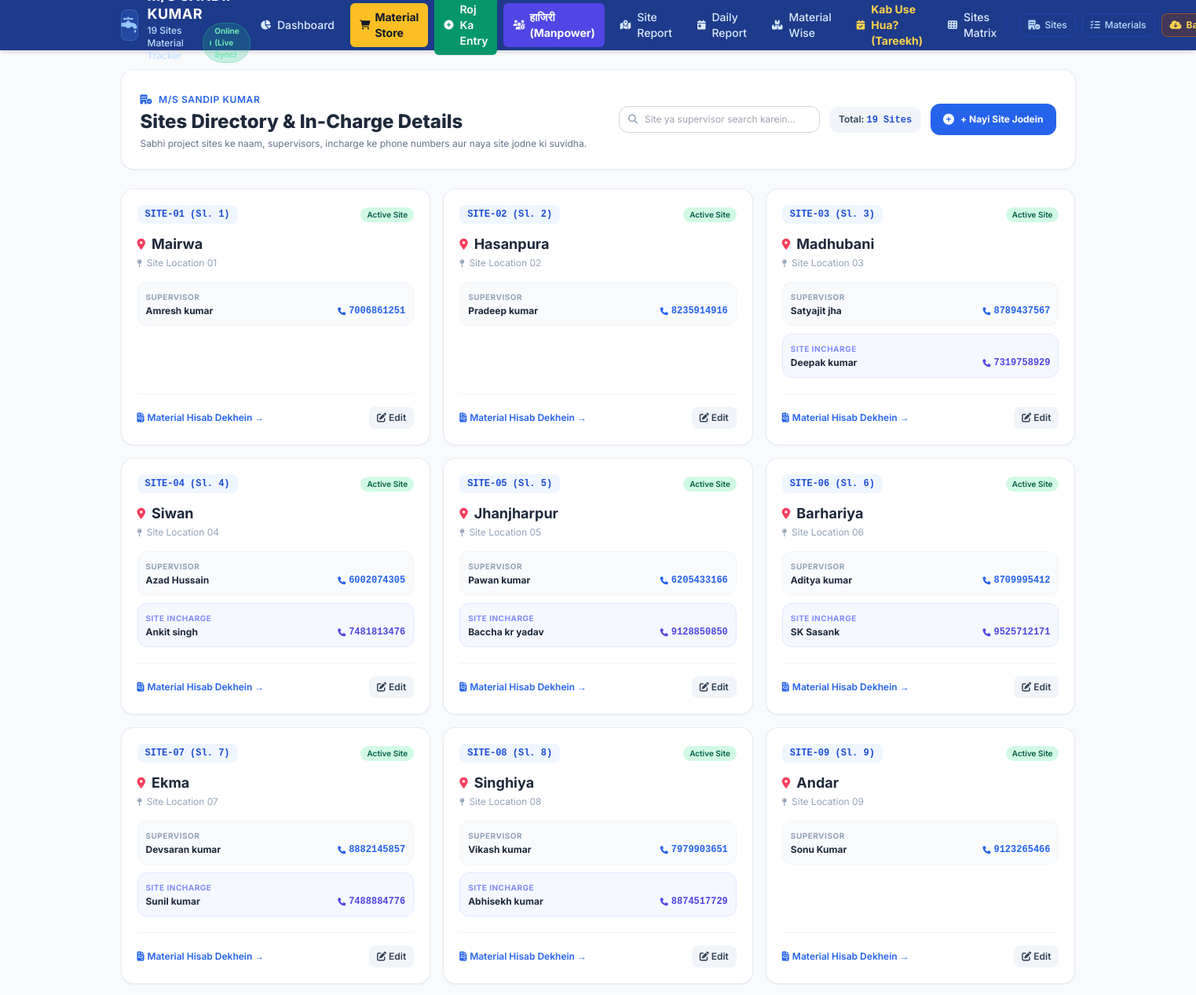
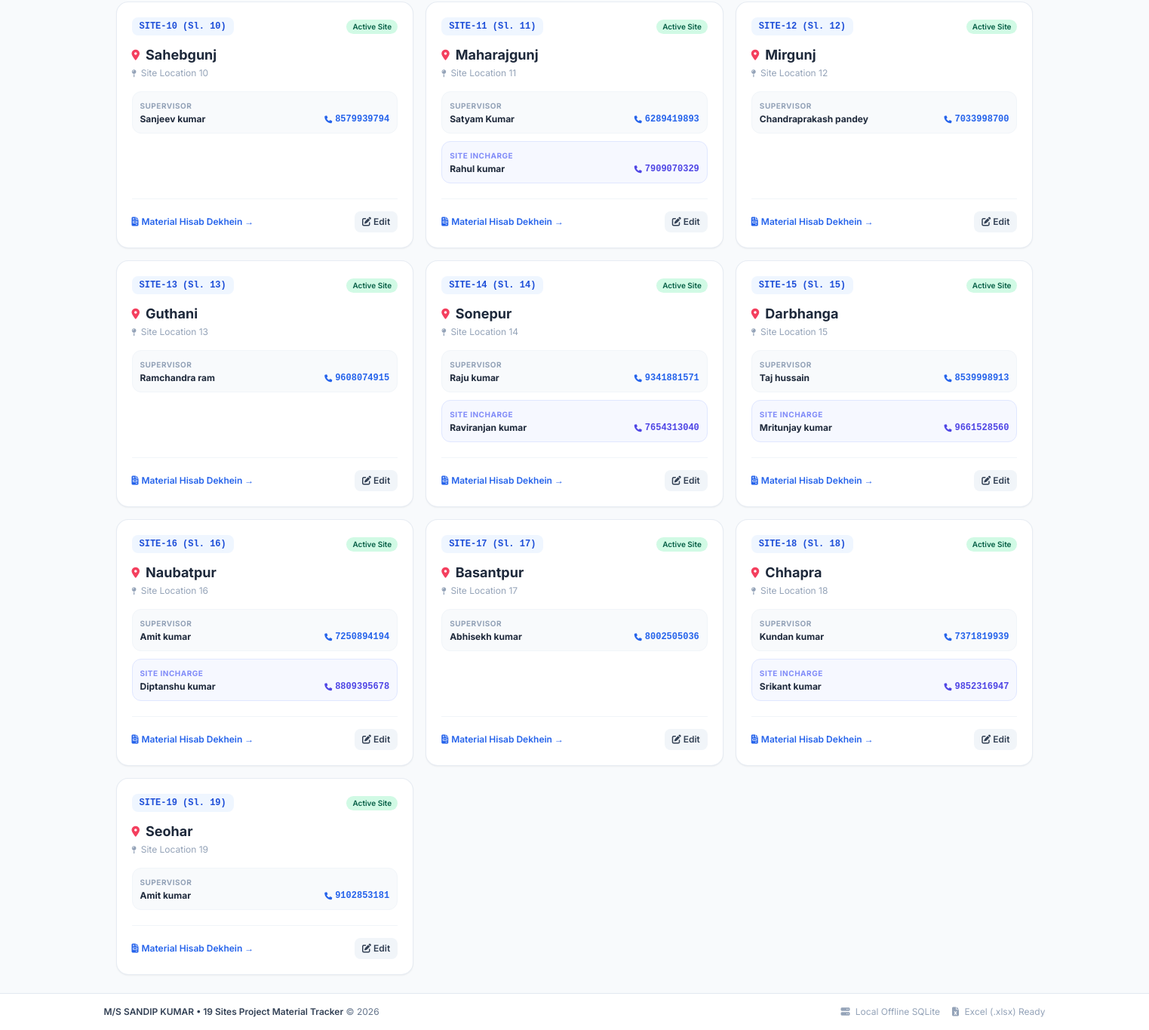
Before: /sites with the older database file (2 pictures, top to bottom).
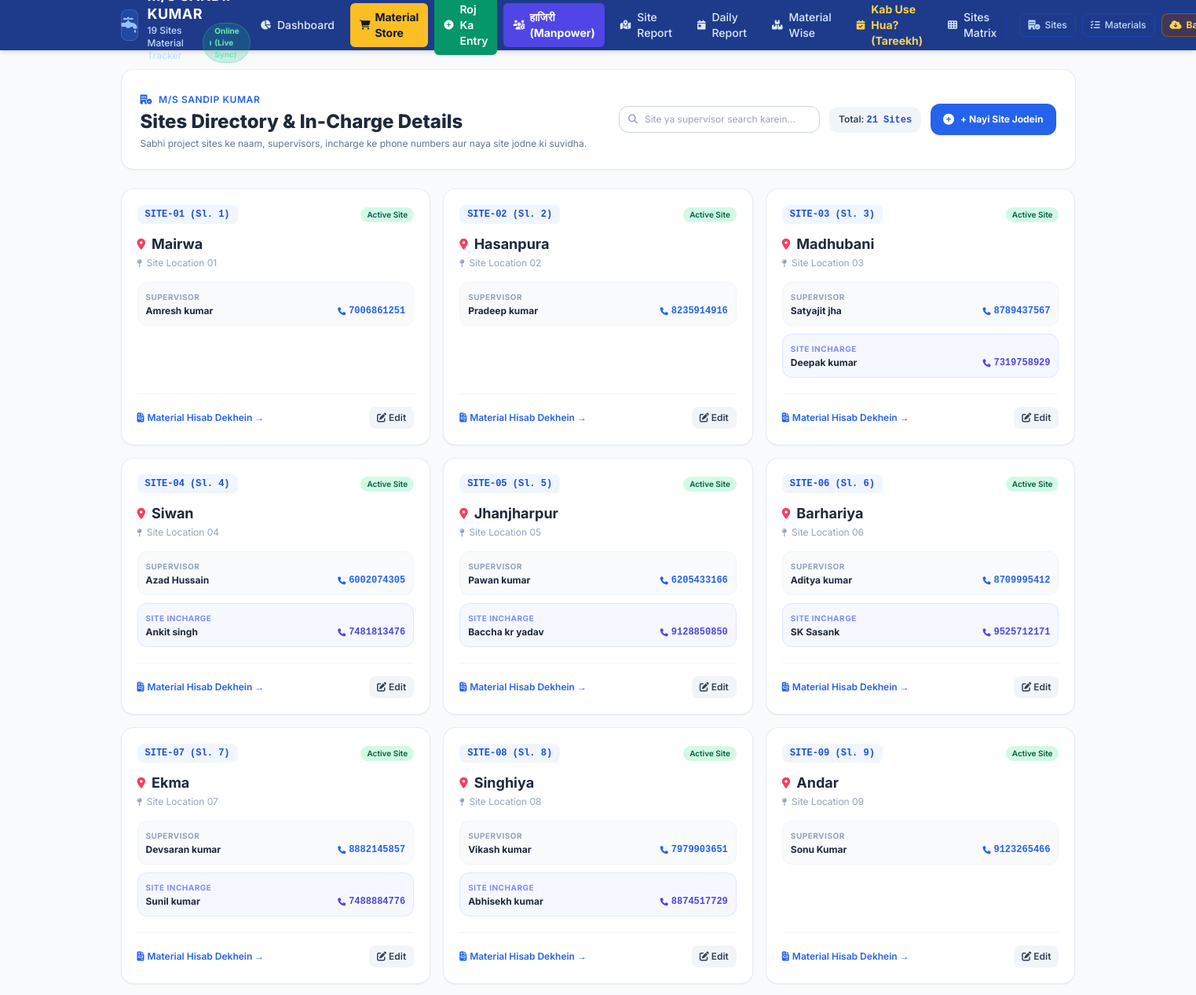
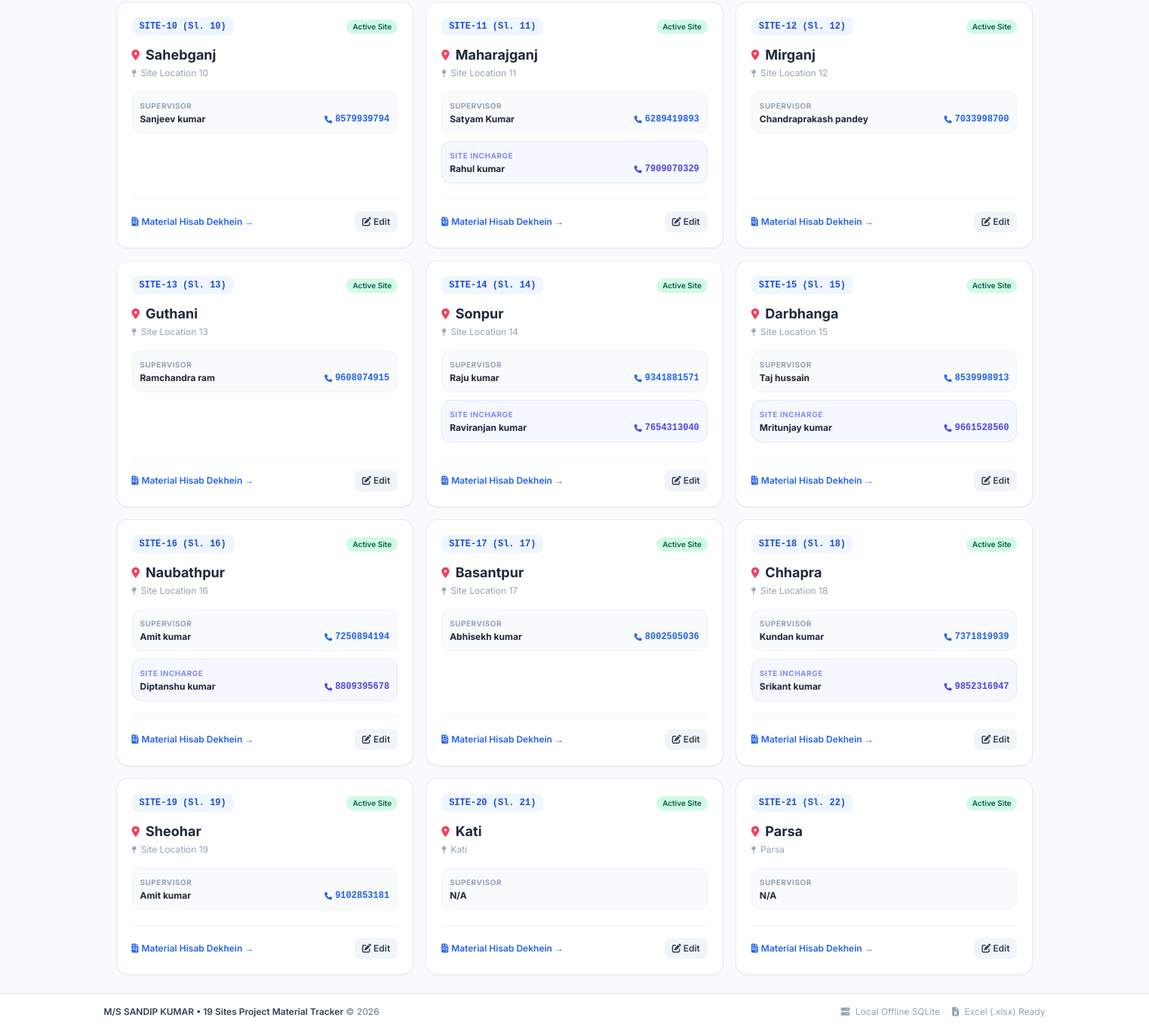
After: the same page with the newer database file (2 pictures, top to bottom).
### tables this page shows
CREATE TABLE sites (
        id INTEGER PRIMARY KEY AUTOINCREMENT,
        code TEXT UNIQUE NOT NULL,
        name TEXT NOT NULL,
        location TEXT,
        supervisor TEXT,
        contact TEXT,
        status TEXT DEFAULT 'Active',
        created_at TIMESTAMP DEFAULT CURRENT_TIMESTAMP
    , incharge TEXT, incharge_phone TEXT);

### app.py (the view)
@app.route("/sites")
def sites_list():
    sites = database.get_all_sites()
    return render_template("sites.html", sites=sites)

### app.py (called while the page is built)
@app.context_processor
def inject_common():
    return {
        "current_date": datetime.date.today().strftime("%Y-%m-%d"),
        "now_year": datetime.date.today().year
    }

@app.after_request
def add_cors_headers(response):
    response.headers["Access-Control-Allow-Origin"] = "*"
    response.headers["Access-Control-Allow-Methods"] = "GET, POST, OPTIONS"
    response.headers["Access-Control-Allow-Headers"] = "Content-Type"
    return response

### database.py (called while the page is built)
def get_db():
    conn = sqlite3.connect(DB_PATH)
    conn.row_factory = sqlite3.Row
    return conn

def get_all_sites():
    conn = get_db()
    cursor = conn.cursor()
    cursor.execute("SELECT * FROM sites ORDER BY id ASC")
    sites = [dict(row) for row in cursor.fetchall()]
    conn.close()
    return sites

### templates/sites.html (shortened to what this page needs)
{% extends "base.html" %}
{% block content %}
<div class="space-y-6">
    <div class="bg-white rounded-2xl p-6 border border-slate-200/80 shadow-sm flex flex-col md:flex-row md:items-center justify-between gap-4">
        <div>
            <div class="inline-flex items-center gap-2 text-xs font-semibold text-blue-600 uppercase tracking-wider mb-1">
                <i class="fa-solid fa-building-circle-check"></i> M/S SANDIP KUMAR
            </div>
            <h1 class="text-2xl font-extrabold text-slate-800">Sites Directory & In-Charge Details</h1>
            <p class="text-xs text-slate-500 mt-1">
                Sabhi project sites ke naam, supervisors, incharge ke phone numbers aur naya site jodne ki suvidha.
            </p>
        </div>
        <div class="flex flex-wrap items-center gap-3">
            <div class="relative">
                <i class="fa-solid fa-magnifying-glass absolute left-3 top-1/2 -translate-y-1/2 text-slate-400 text-xs"></i>
                <input type="text" id="siteSearchInput" onkeyup="filterSites()" placeholder="Site ya supervisor search karein..." class="pl-8 pr-3 py-2 rounded-xl border border-slate-300 text-xs text-slate-700 focus:border-blue-500 focus:ring-1 focus:ring-blue-500 w-48 sm:w-64">
            </div>
            <div class="px-3 py-2 rounded-xl bg-slate-100 text-xs font-semibold text-slate-700">
                Total: <span id="siteCount" class="font-bold text-blue-700 font-mono">{{ sites|length }} Sites</span>
            </div>
            <button onclick="openAddSiteModal()" class="px-4 py-2.5 rounded-xl bg-blue-600 hover:bg-blue-700 text-white text-xs font-bold shadow-sm transition flex items-center gap-2">
                <i class="fa-solid fa-plus-circle text-sm"></i>
                <span>+ Nayi Site Jodein</span>
            </button>
        </div>
    </div>
    <div id="sitesGrid" class="grid grid-cols-1 sm:grid-cols-2 lg:grid-cols-3 gap-4">
        {% for s in sites %}
        <div class="site-card bg-white rounded-2xl p-5 border border-slate-200/80 shadow-sm hover:border-blue-400 hover:shadow-md transition flex flex-col justify-between"
             data-name="{{ s.name|lower }}"
             data-supervisor="{{ (s.supervisor or '')|lower }}"
             data-incharge="{{ (s.incharge or '')|lower }}"
             data-code="{{ s.code|lower }}"
             data-location="{{ (s.location or '')|lower }}">
            <div>
                <div class="flex items-center justify-between">
                    <span class="px-2.5 py-1 rounded-lg bg-blue-50 text-blue-700 font-mono text-xs font-bold">{{ s.code }} (Sl. {{ s.id }})</span>
                    <span class="px-2 py-0.5 rounded-full bg-emerald-100 text-emerald-800 text-[10px] font-semibold">Active Site</span>
                </div>
                <h3 class="text-lg font-bold text-slate-800 mt-3 flex items-center gap-2">
                    <i class="fa-solid fa-location-dot text-rose-500 text-sm"></i>
                    <span>{{ s.name }}</span>
                </h3>
                {% if s.location %}
                <p class="text-xs text-slate-400 mt-0.5 flex items-center gap-1.5">
                    <i class="fa-solid fa-map-pin text-[10px]"></i> {{ s.location }}
                </p>
                {% endif %}
                <div class="space-y-2.5 mt-4 text-xs">
                    <div class="p-2.5 rounded-xl bg-slate-50 border border-slate-100">
                        <span class="text-[10px] font-bold uppercase tracking-wider text-slate-400 block">Supervisor</span>
                        <div class="flex items-center justify-between mt-0.5">
                            <span class="font-bold text-slate-800">{{ s.supervisor or 'N/A' }}</span>
                            {% if s.contact %}
                            <a href="tel:{{ s.contact }}" class="text-blue-600 font-mono font-bold hover:underline flex items-center gap-1">
                                <i class="fa-solid fa-phone text-[10px]"></i> {{ s.contact }}
                            </a>
                            {% endif %}
                        </div>
                    </div>
                    {% if s.incharge %}
                    <div class="p-2.5 rounded-xl bg-indigo-50/50 border border-indigo-100">
                        <span class="text-[10px] font-bold uppercase tracking-wider text-indigo-400 block">Site Incharge</span>
                        <div class="flex items-center justify-between mt-0.5">
                            <span class="font-bold text-slate-800">{{ s.incharge }}</span>
                            {% if s.incharge_phone %}
                            <a href="tel:{{ s.incharge_phone }}" class="text-indigo-600 font-mono font-bold hover:underline flex items-center gap-1">
                                <i class="fa-solid fa-phone text-[10px]"></i> {{ s.incharge_phone }}
                            </a>
                            {% endif %}
                        </div>
                    </div>
                    {% endif %}
                </div>
            </div>
            <div class="mt-5 pt-4 border-t border-slate-100 flex items-center justify-between">
                <a href="{{ url_for('site_report', site_id=s.id) }}" class="text-xs font-semibold text-blue-600 hover:text-blue-800 flex items-center gap-1">
                    <i class="fa-solid fa-file-invoice"></i> Material Hisab Dekhein &rarr;
                </a>
                <button onclick='openEditSiteModal({{ s|tojson }})' class="px-2.5 py-1.5 rounded-lg bg-slate-100 hover:bg-slate-200 text-slate-700 text-xs font-semibold transition">
                    <i class="fa-solid fa-pen-to-square"></i> Edit
                </button>
            </div>
        </div>
        {% endfor %}
    </div>
</div>
{% endblock %}

### templates/base.html (shortened to what this page needs)
<!DOCTYPE html>
<html lang="hi" class="h-full bg-slate-50">
<head>
    <script src="https://cdn.tailwindcss.com"></script>
    <link rel="stylesheet" href="https://cdnjs.cloudflare.com/ajax/libs/font-awesome/6.4.0/css/all.min.css">
</head>
<body class="flex flex-col min-h-screen text-slate-800">
    <header class="bg-brand-900 text-white shadow-md sticky top-0 z-50 no-print">
        <div class="max-w-7xl mx-auto px-4 sm:px-6 lg:px-8">
            <div class="flex items-center justify-between h-16">
                <div class="flex items-center space-x-3">
                    <a href="{{ url_for('dashboard') }}" class="flex items-center space-x-3 group">
                        <div class="w-10 h-10 rounded-lg bg-blue-500/20 flex items-center justify-center border border-blue-400/30 text-blue-300 group-hover:bg-blue-500/30 transition">
                            <i class="fa-solid fa-faucet-drip text-xl"></i>
                        </div>
                        <div>
                            <span class="font-bold text-lg tracking-wide text-white block leading-tight">M/S SANDIP KUMAR</span>
                            <div class="flex items-center gap-2">
                                <span class="text-xs text-blue-200 block font-medium">19 Sites Material Tracker</span>
                                <span id="networkBadge" class="inline-flex items-center gap-1 px-2 py-0.5 rounded-full text-[10px] font-bold bg-emerald-500/20 text-emerald-300 border border-emerald-400/30">
                                    <span class="w-1.5 h-1.5 rounded-full bg-emerald-400 animate-ping inline-block"></span>
                                    <span id="networkText">Online (Live Sync)</span>
                                </span>
                            </div>
                        </div>
                    </a>
                </div>
                <nav class="hidden md:flex items-center space-x-1 lg:space-x-2">
                    <a href="{{ url_for('dashboard') }}" class="px-3 py-2 rounded-md text-sm font-medium text-blue-100 hover:bg-brand-800 hover:text-white transition flex items-center gap-2">
                        <i class="fa-solid fa-chart-pie text-xs"></i> Dashboard
                    </a>
                    <a href="{{ url_for('material_store') }}" class="px-3 py-2 rounded-md text-sm font-bold bg-amber-400 hover:bg-amber-300 text-slate-900 shadow-sm transition flex items-center gap-1.5">
                        <i class="fa-solid fa-cart-shopping text-xs"></i> <span>Material Store</span>
                    </a>
                    <a href="{{ url_for('daily_entry') }}" class="px-3 py-2 rounded-md text-sm font-semibold bg-emerald-600 hover:bg-emerald-500 text-white shadow-sm transition flex items-center gap-2">
                        <i class="fa-solid fa-plus-circle text-xs"></i> Roj Ka Entry
                    </a>
                    <a href="{{ url_for('attendance_view') }}" class="px-3 py-2 rounded-md text-sm font-bold bg-indigo-600 hover:bg-indigo-500 text-white shadow-sm transition flex items-center gap-1.5">
                        <i class="fa-solid fa-users-gear text-xs"></i> <span>हाजिरी (Manpower)</span>
                    </a>
                    <a href="{{ url_for('site_report') }}" class="px-3 py-2 rounded-md text-sm font-medium text-blue-100 hover:bg-brand-800 hover:text-white transition flex items-center gap-2">
                        <i class="fa-solid fa-map-location-dot text-xs"></i> Site Report
                    </a>
                    <a href="{{ url_for('daily_report') }}" class="px-3 py-2 rounded-md text-sm font-medium text-blue-100 hover:bg-brand-800 hover:text-white transition flex items-center gap-2">
                        <i class="fa-solid fa-calendar-day text-xs"></i> Daily Report
                    </a>
                    <a href="{{ url_for('material_report') }}" class="px-3 py-2 rounded-md text-sm font-medium text-blue-100 hover:bg-brand-800 hover:text-white transition flex items-center gap-2">
                        <i class="fa-solid fa-boxes-stacked text-xs"></i> Material Wise
                    </a>
                    <a href="{{ url_for('item_history') }}" class="px-3 py-2 rounded-md text-sm font-bold text-amber-300 hover:bg-brand-800 hover:text-white transition flex items-center gap-2">
                        <i class="fa-solid fa-calendar-check text-xs"></i> Kab Use Hua? (Tareekh)
                    </a>
                    <a href="{{ url_for('matrix_report') }}" class="px-3 py-2 rounded-md text-sm font-medium text-blue-100 hover:bg-brand-800 hover:text-white transition flex items-center gap-2">
                        <i class="fa-solid fa-table-cells text-xs"></i> Sites Matrix
                    </a>
                </nav>
                <div class="hidden md:flex items-center space-x-2 border-l border-blue-800/80 pl-4">
                    <a href="{{ url_for('sites_list') }}" title="Sites Directory & Incharge" class="px-2.5 py-1.5 rounded-lg text-xs font-medium text-blue-200 hover:bg-brand-800 hover:text-white transition flex items-center gap-1.5 border border-blue-700/50">
                        <i class="fa-solid fa-building-circle-check"></i> Sites
                    </a>
                    <a href="{{ url_for('materials_list') }}" title="Material Master Catalog" class="px-2.5 py-1.5 rounded-lg text-xs font-medium text-blue-200 hover:bg-brand-800 hover:text-white transition flex items-center gap-1.5 border border-blue-700/50">
                        <i class="fa-solid fa-list-check"></i> Materials
                    </a>
                    <a href="/api/backup" download title="Pura System Backup Download Karein" class="px-2.5 py-1.5 rounded-lg text-xs font-bold text-amber-300 bg-amber-900/40 hover:bg-amber-800/60 transition flex items-center gap-1.5 border border-amber-600/50">
                        <i class="fa-solid fa-cloud-arrow-down"></i> Backup
                    </a>
                </div>
            </div>
        </div>
    </header>
    <main class="flex-grow max-w-7xl w-full mx-auto px-4 sm:px-6 lg:px-8 py-6">
        {% block content %}{% endblock %}
    </main>
    <footer class="bg-white border-t border-slate-200 mt-auto py-4 text-center text-xs text-slate-500 no-print">
        <div class="max-w-7xl mx-auto px-4 flex flex-col sm:flex-row justify-between items-center gap-2">
            <div>
                <span class="font-semibold text-slate-700">M/S SANDIP KUMAR &bull; 19 Sites Project Material Tracker</span> &copy; {{ now_year }}
            </div>
            <div class="flex items-center gap-4 text-slate-400">
                <span><i class="fa-solid fa-server mr-1"></i> Local Offline SQLite</span>
                <span><i class="fa-solid fa-file-excel mr-1"></i> Excel (.xlsx) Ready</span>
            </div>
        </div>
    </footer>
</body>
</html>

### templates/base.html (style rules this page uses)
body { font-family: 'Inter', sans-serif; }

Changed rows visible on the page:
changed sites "SITE-10": name "Sahebgunj" → "Sahebganj"
changed sites "SITE-11": name "Maharajgunj" → "Maharajganj"
changed sites "SITE-12": name "Mirgunj" → "Mirganj"
changed sites "SITE-14": name "Sonepur" → "Sonpur"
changed sites "SITE-16": name "Naubatpur" → "Naubathpur"
changed sites "SITE-19": name "Seohar" → "Sheohar"
added sites: code "SITE-20", id "21", name "Kati", location "Kati", supervisor "N/A"
added sites: code "SITE-21", id "22", name "Parsa", location "Parsa", supervisor "N/A"
Other visible differences:
{{ sites|length }}: "19" → "21"
